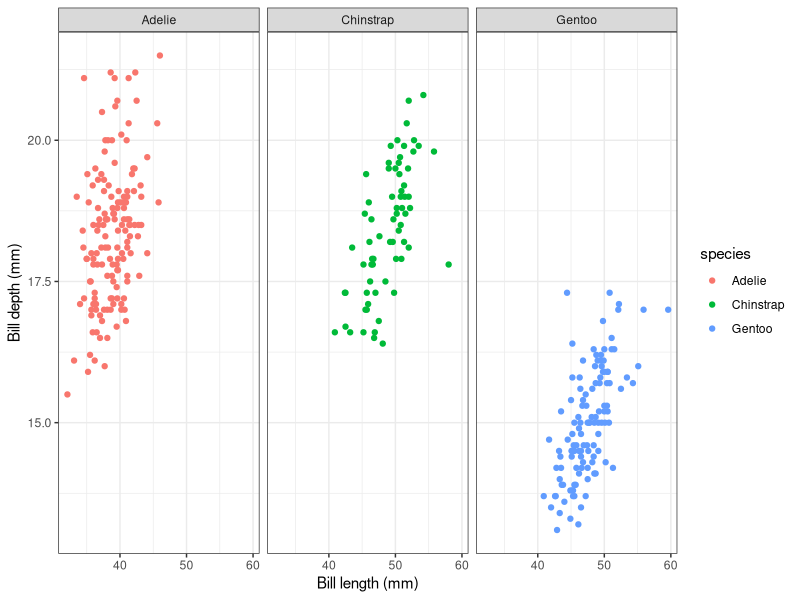

Source code (R):
## ---- chunk 1
knitr::opts_chunk$set(
  echo=TRUE, message=FALSE, warning=FALSE,
  class.output="r"
)
## ---- chunk 2
library(tidyverse)
theme_set(theme_bw())
## ---- chunk 3
penguins <- palmerpenguins::penguins %>%
  drop_na()

glimpse(penguins)
## ---- chunk 4
new_peng <- penguins %>%
  mutate(diff1 = bill_length_mm - mean(bill_length_mm)) %>%
  group_by(species, island) %>%
  mutate(diff2 = bill_length_mm - mean(bill_length_mm)) %>%
  ungroup() %>%
  select(species, island, bill_length_mm, contains("diff"))

new_peng
## ---- chunk 5
# This is a comment though
## This isn't a comment
## ---- chunk 6
ggplot(penguins, aes(x=bill_length_mm, y=bill_depth_mm)) +
  geom_point(aes(colour=species)) +
  facet_wrap(~species, nrow=1) +
  labs(x="Bill length (mm)", y="Bill depth (mm)")
